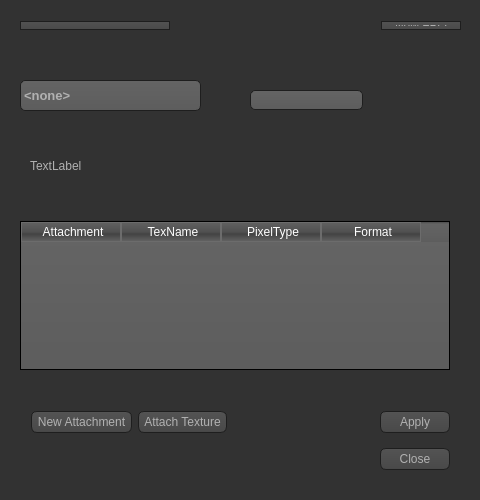
<?xml version="1.0" encoding="UTF-8"?>
<ui version="4.0">
 <class>FrameBufferEditor</class>
 <widget class="QWidget" name="FrameBufferEditor">
  <property name="geometry">
   <rect>
    <x>0</x>
    <y>0</y>
    <width>480</width>
    <height>500</height>
   </rect>
  </property>
  <property name="minimumSize">
   <size>
    <width>480</width>
    <height>500</height>
   </size>
  </property>
  <property name="maximumSize">
   <size>
    <width>16777215</width>
    <height>16777215</height>
   </size>
  </property>
  <property name="mouseTracking">
   <bool>false</bool>
  </property>
  <property name="windowTitle">
   <string>Framebuffer Stage</string>
  </property>
  <property name="styleSheet">
   <string notr="true">QToolTip
{
     border: 1px solid black;
     background-color: #ffa02f;
     padding: 1px;
     border-radius: 3px;
     opacity: 100;
}

QWidget
{
    color: #b1b1b1;
    background-color: #323232;
}

QWidget:item:hover
{
    background-color: QLinearGradient( x1: 0, y1: 0, x2: 0, y2: 1, stop: 0 #ffa02f, stop: 1 #ca0619);
    color: #000000;
}

QWidget:item:selected
{
    background-color: QLinearGradient( x1: 0, y1: 0, x2: 0, y2: 1, stop: 0 #ffa02f, stop: 1 #d7801a);
}

QMenuBar::item
{
    background: transparent;
}

QMenuBar::item:selected
{
    background: transparent;
    border: 1px solid #ffaa00;
}

QMenuBar::item:pressed
{
    background: #444;
    border: 1px solid #000;
    background-color: QLinearGradient(
        x1:0, y1:0,
        x2:0, y2:1,
        stop:1 #212121,
        stop:0.4 #343434/*,
        stop:0.2 #343434,
        stop:0.1 #ffaa00*/
    );
    margin-bottom:-1px;
    padding-bottom:1px;
}

QMenu
{
    border: 1px solid #000;
}

QMenu::item
{
    padding: 2px 20px 2px 20px;
}

QMenu::item:selected
{
    color: #000000;
}

QWidget:disabled
{
    color: #404040;
    background-color: #323232;
}

QAbstractItemView
{
    background-color: QLinearGradient( x1: 0, y1: 0, x2: 0, y2: 1, stop: 0 #4d4d4d, stop: 0.1 #646464, stop: 1 #5d5d5d);
}

QWidget:focus
{
    /*border: 2px solid QLinearGradient( x1: 0, y1: 0, x2: 0, y2: 1, stop: 0 #ffa02f, stop: 1 #d7801a);*/
}

QLineEdit
{
    background-color: QLinearGradient( x1: 0, y1: 0, x2: 0, y2: 1, stop: 0 #4d4d4d, stop: 0 #646464, stop: 1 #5d5d5d);
    padding: 1px;
    border-style: solid;
    border: 1px solid #1e1e1e;
    border-radius: 5;
}

QPushButton
{
    color: #b1b1b1;
    background-color: QLinearGradient( x1: 0, y1: 0, x2: 0, y2: 1, stop: 0 #565656, stop: 0.1 #525252, stop: 0.5 #4e4e4e, stop: 0.9 #4a4a4a, stop: 1 #464646);
    border-width: 1px;
    border-color: #1e1e1e;
    border-style: solid;
    border-radius: 6;
    padding: 3px;
    font-size: 12px;
    padding-left: 5px;
    padding-right: 5px;
}

QPushButton:pressed
{
    background-color: QLinearGradient( x1: 0, y1: 0, x2: 0, y2: 1, stop: 0 #2d2d2d, stop: 0.1 #2b2b2b, stop: 0.5 #292929, stop: 0.9 #282828, stop: 1 #252525);
}

QComboBox
{
    selection-background-color: #ffaa00;
    background-color: QLinearGradient( x1: 0, y1: 0, x2: 0, y2: 1, stop: 0 #565656, stop: 0.1 #525252, stop: 0.5 #4e4e4e, stop: 0.9 #4a4a4a, stop: 1 #464646);
    border-style: solid;
    border: 1px solid #1e1e1e;
    border-radius: 5;
}

QComboBox:hover,QPushButton:hover
{
    border: 2px solid QLinearGradient( x1: 0, y1: 0, x2: 0, y2: 1, stop: 0 #ffa02f, stop: 1 #d7801a);
}


QComboBox:on
{
    padding-top: 3px;
    padding-left: 4px;
    background-color: QLinearGradient( x1: 0, y1: 0, x2: 0, y2: 1, stop: 0 #2d2d2d, stop: 0.1 #2b2b2b, stop: 0.5 #292929, stop: 0.9 #282828, stop: 1 #252525);
    selection-background-color: #ffaa00;
}

QComboBox QAbstractItemView
{
    border: 2px solid darkgray;
    selection-background-color: QLinearGradient( x1: 0, y1: 0, x2: 0, y2: 1, stop: 0 #ffa02f, stop: 1 #d7801a);
}

QComboBox::drop-down
{
     subcontrol-origin: padding;
     subcontrol-position: top right;
     width: 15px;

     border-left-width: 0px;
     border-left-color: darkgray;
     border-left-style: solid; /* just a single line */
     border-top-right-radius: 3px; /* same radius as the QComboBox */
     border-bottom-right-radius: 3px;
 }

QComboBox::down-arrow
{
     image: url(:/down_arrow.png);
}

QGroupBox:focus
{
border: 2px solid QLinearGradient( x1: 0, y1: 0, x2: 0, y2: 1, stop: 0 #ffa02f, stop: 1 #d7801a);
}

QTextEdit:focus
{
    border: 2px solid QLinearGradient( x1: 0, y1: 0, x2: 0, y2: 1, stop: 0 #ffa02f, stop: 1 #d7801a);
}

QScrollBar:horizontal {
     border: 1px solid #222222;
     background: QLinearGradient( x1: 0, y1: 0, x2: 0, y2: 1, stop: 0.0 #121212, stop: 0.2 #282828, stop: 1 #484848);
     height: 7px;
     margin: 0px 16px 0 16px;
}

QScrollBar::handle:horizontal
{
      background: QLinearGradient( x1: 0, y1: 0, x2: 1, y2: 0, stop: 0 #ffa02f, stop: 0.5 #d7801a, stop: 1 #ffa02f);
      min-height: 20px;
      border-radius: 2px;
}

QScrollBar::add-line:horizontal {
      border: 1px solid #1b1b19;
      border-radius: 2px;
      background: QLinearGradient( x1: 0, y1: 0, x2: 1, y2: 0, stop: 0 #ffa02f, stop: 1 #d7801a);
      width: 14px;
      subcontrol-position: right;
      subcontrol-origin: margin;
}

QScrollBar::sub-line:horizontal {
      border: 1px solid #1b1b19;
      border-radius: 2px;
      background: QLinearGradient( x1: 0, y1: 0, x2: 1, y2: 0, stop: 0 #ffa02f, stop: 1 #d7801a);
      width: 14px;
     subcontrol-position: left;
     subcontrol-origin: margin;
}

QScrollBar::right-arrow:horizontal, QScrollBar::left-arrow:horizontal
{
      border: 1px solid black;
      width: 1px;
      height: 1px;
      background: white;
}

QScrollBar::add-page:horizontal, QScrollBar::sub-page:horizontal
{
      background: none;
}

QScrollBar:vertical
{
      background: QLinearGradient( x1: 0, y1: 0, x2: 1, y2: 0, stop: 0.0 #121212, stop: 0.2 #282828, stop: 1 #484848);
      width: 7px;
      margin: 16px 0 16px 0;
      border: 1px solid #222222;
}

QScrollBar::handle:vertical
{
      background: QLinearGradient( x1: 0, y1: 0, x2: 0, y2: 1, stop: 0 #ffa02f, stop: 0.5 #d7801a, stop: 1 #ffa02f);
      min-height: 20px;
      border-radius: 2px;
}

QScrollBar::add-line:vertical
{
      border: 1px solid #1b1b19;
      border-radius: 2px;
      background: QLinearGradient( x1: 0, y1: 0, x2: 0, y2: 1, stop: 0 #ffa02f, stop: 1 #d7801a);
      height: 14px;
      subcontrol-position: bottom;
      subcontrol-origin: margin;
}

QScrollBar::sub-line:vertical
{
      border: 1px solid #1b1b19;
      border-radius: 2px;
      background: QLinearGradient( x1: 0, y1: 0, x2: 0, y2: 1, stop: 0 #d7801a, stop: 1 #ffa02f);
      height: 14px;
      subcontrol-position: top;
      subcontrol-origin: margin;
}

QScrollBar::up-arrow:vertical, QScrollBar::down-arrow:vertical
{
      border: 1px solid black;
      width: 1px;
      height: 1px;
      background: white;
}


QScrollBar::add-page:vertical, QScrollBar::sub-page:vertical
{
      background: none;
}

QTextEdit
{
    background-color: #242424;
}

QPlainTextEdit
{
    background-color: #242424;
}

QHeaderView::section
{
    background-color: QLinearGradient(x1:0, y1:0, x2:0, y2:1, stop:0 #616161, stop: 0.5 #505050, stop: 0.6 #434343, stop:1 #656565);
    color: white;
    padding-left: 4px;
    border: 1px solid #6c6c6c;
}

QCheckBox:disabled
{
color: #414141;
}

QDockWidget::title
{
    text-align: center;
    spacing: 3px; /* spacing between items in the tool bar */
    background-color: QLinearGradient(x1:0, y1:0, x2:0, y2:1, stop:0 #323232, stop: 0.5 #242424, stop:1 #323232);
}

QDockWidget::close-button, QDockWidget::float-button
{
    text-align: center;
    spacing: 1px; /* spacing between items in the tool bar */
    background-color: QLinearGradient(x1:0, y1:0, x2:0, y2:1, stop:0 #323232, stop: 0.5 #242424, stop:1 #323232);
}

QDockWidget::close-button:hover, QDockWidget::float-button:hover
{
    background: #242424;
}

QDockWidget::close-button:pressed, QDockWidget::float-button:pressed
{
    padding: 1px -1px -1px 1px;
}

QMainWindow::separator
{
    background-color: QLinearGradient(x1:0, y1:0, x2:0, y2:1, stop:0 #161616, stop: 0.5 #151515, stop: 0.6 #212121, stop:1 #343434);
    color: white;
    padding-left: 4px;
    border: 1px solid #4c4c4c;
    spacing: 3px; /* spacing between items in the tool bar */
}

QMainWindow::separator:hover
{

    background-color: QLinearGradient(x1:0, y1:0, x2:0, y2:1, stop:0 #d7801a, stop:0.5 #b56c17 stop:1 #ffa02f);
    color: white;
    padding-left: 4px;
    border: 1px solid #6c6c6c;
    spacing: 3px; /* spacing between items in the tool bar */
}

QToolBar::handle
{
     spacing: 3px; /* spacing between items in the tool bar */
     background: url(:/images/handle.png);
}

QMenu::separator
{
    height: 2px;
    background-color: QLinearGradient(x1:0, y1:0, x2:0, y2:1, stop:0 #161616, stop: 0.5 #151515, stop: 0.6 #212121, stop:1 #343434);
    color: white;
    padding-left: 4px;
    margin-left: 10px;
    margin-right: 5px;
}

QProgressBar
{
    border: 2px solid grey;
    border-radius: 5px;
    text-align: center;
}

QProgressBar::chunk
{
    background-color: #d7801a;
    width: 2.15px;
    margin: 0.5px;
}

QTabBar::tab {
    color: #b1b1b1;
    border: 1px solid #444;
    border-bottom-style: none;
    background-color: #323232;
    padding-left: 10px;
    padding-right: 10px;
    padding-top: 3px;
    padding-bottom: 2px;
    margin-right: -1px;
}

QTabWidget::pane {
    border: 1px solid #444;
    top: 1px;
}

QTabBar::tab:last
{
    margin-right: 0; /* the last selected tab has nothing to overlap with on the right */
    border-top-right-radius: 3px;
}

QTabBar::tab:first:!selected
{
 margin-left: 0px; /* the last selected tab has nothing to overlap with on the right */


    border-top-left-radius: 3px;
}

QTabBar::tab:!selected
{
    color: #b1b1b1;
    border-bottom-style: solid;
    margin-top: 3px;
    background-color: QLinearGradient(x1:0, y1:0, x2:0, y2:1, stop:1 #212121, stop:.4 #343434);
}

QTabBar::tab:selected
{
    border-top-left-radius: 3px;
    border-top-right-radius: 3px;
    margin-bottom: 0px;
}

QTabBar::tab:!selected:hover
{
    /*border-top: 2px solid #ffaa00;
    padding-bottom: 3px;*/
    border-top-left-radius: 3px;
    border-top-right-radius: 3px;
    background-color: QLinearGradient(x1:0, y1:0, x2:0, y2:1, stop:1 #212121, stop:0.4 #343434, stop:0.2 #343434, stop:0.1 #ffaa00);
}

QRadioButton::indicator:checked, QRadioButton::indicator:unchecked{
    color: #b1b1b1;
    background-color: #323232;
    border: 1px solid #b1b1b1;
    border-radius: 6px;
}

QRadioButton::indicator:checked
{
    background-color: qradialgradient(
        cx: 0.5, cy: 0.5,
        fx: 0.5, fy: 0.5,
        radius: 1.0,
        stop: 0.25 #ffaa00,
        stop: 0.3 #323232
    );
}

QCheckBox::indicator{
    color: #b1b1b1;
    background-color: #323232;
    border: 1px solid #b1b1b1;
    width: 9px;
    height: 9px;
}

QRadioButton::indicator
{
    border-radius: 6px;
}

QRadioButton::indicator:hover, QCheckBox::indicator:hover
{
    border: 1px solid #ffaa00;
}

QCheckBox::indicator:checked
{
    image:url(:/images/checkbox.png);
}

QCheckBox::indicator:disabled, QRadioButton::indicator:disabled
{
    border: 1px solid #444;
}</string>
  </property>
  <property name="locale">
   <locale language="English" country="UnitedStates"/>
  </property>
  <widget class="QLineEdit" name="nameEdit">
   <property name="geometry">
    <rect>
     <x>20</x>
     <y>80</y>
     <width>181</width>
     <height>31</height>
    </rect>
   </property>
   <property name="font">
    <font>
     <family>Arial</family>
     <pointsize>10</pointsize>
     <weight>75</weight>
     <bold>true</bold>
    </font>
   </property>
   <property name="text">
    <string>&lt;none&gt;</string>
   </property>
  </widget>
  <widget class="QWidget" name="horizontalLayoutWidget">
   <property name="geometry">
    <rect>
     <x>20</x>
     <y>10</y>
     <width>441</width>
     <height>31</height>
    </rect>
   </property>
   <layout class="QHBoxLayout" name="topLayout">
    <property name="leftMargin">
     <number>0</number>
    </property>
    <property name="rightMargin">
     <number>0</number>
    </property>
    <item>
     <widget class="QComboBox" name="framebufferselect">
      <property name="minimumSize">
       <size>
        <width>150</width>
        <height>0</height>
       </size>
      </property>
      <property name="editable">
       <bool>false</bool>
      </property>
     </widget>
    </item>
    <item>
     <spacer name="horizontalSpacer">
      <property name="orientation">
       <enum>Qt::Horizontal</enum>
      </property>
      <property name="sizeHint" stdset="0">
       <size>
        <width>40</width>
        <height>20</height>
       </size>
      </property>
     </spacer>
    </item>
    <item>
     <widget class="QPushButton" name="newbutton">
      <property name="sizePolicy">
       <sizepolicy hsizetype="Fixed" vsizetype="Fixed">
        <horstretch>0</horstretch>
        <verstretch>0</verstretch>
       </sizepolicy>
      </property>
      <property name="minimumSize">
       <size>
        <width>80</width>
        <height>0</height>
       </size>
      </property>
      <property name="text">
       <string>New FBO</string>
      </property>
      <property name="checkable">
       <bool>false</bool>
      </property>
     </widget>
    </item>
   </layout>
  </widget>
  <widget class="QWidget" name="horizontalLayoutWidget_2">
   <property name="geometry">
    <rect>
     <x>0</x>
     <y>50</y>
     <width>481</width>
     <height>21</height>
    </rect>
   </property>
   <layout class="QHBoxLayout" name="lineLayout">
    <property name="sizeConstraint">
     <enum>QLayout::SetDefaultConstraint</enum>
    </property>
    <item>
     <widget class="Line" name="line">
      <property name="orientation">
       <enum>Qt::Horizontal</enum>
      </property>
     </widget>
    </item>
   </layout>
  </widget>
  <widget class="QWidget" name="gridLayoutWidget">
   <property name="geometry">
    <rect>
     <x>20</x>
     <y>400</y>
     <width>441</width>
     <height>81</height>
    </rect>
   </property>
   <layout class="QGridLayout" name="gridLayout">
    <item row="0" column="3">
     <widget class="QPushButton" name="applyButton">
      <property name="minimumSize">
       <size>
        <width>70</width>
        <height>0</height>
       </size>
      </property>
      <property name="text">
       <string>Apply</string>
      </property>
     </widget>
    </item>
    <item row="0" column="0">
     <widget class="QPushButton" name="newattach">
      <property name="text">
       <string>New Attachment</string>
      </property>
     </widget>
    </item>
    <item row="1" column="3">
     <spacer name="verticalSpacer">
      <property name="orientation">
       <enum>Qt::Vertical</enum>
      </property>
      <property name="sizeHint" stdset="0">
       <size>
        <width>20</width>
        <height>40</height>
       </size>
      </property>
     </spacer>
    </item>
    <item row="2" column="3">
     <widget class="QPushButton" name="closeButton">
      <property name="sizePolicy">
       <sizepolicy hsizetype="Fixed" vsizetype="Fixed">
        <horstretch>0</horstretch>
        <verstretch>0</verstretch>
       </sizepolicy>
      </property>
      <property name="minimumSize">
       <size>
        <width>70</width>
        <height>0</height>
       </size>
      </property>
      <property name="text">
       <string>Close</string>
      </property>
     </widget>
    </item>
    <item row="0" column="2">
     <spacer name="horizontalSpacer_2">
      <property name="orientation">
       <enum>Qt::Horizontal</enum>
      </property>
      <property name="sizeHint" stdset="0">
       <size>
        <width>40</width>
        <height>20</height>
       </size>
      </property>
     </spacer>
    </item>
    <item row="0" column="1">
     <widget class="QPushButton" name="pushButton">
      <property name="text">
       <string>Attach Texture</string>
      </property>
     </widget>
    </item>
   </layout>
  </widget>
  <widget class="QWidget" name="horizontalLayoutWidget_3">
   <property name="geometry">
    <rect>
     <x>20</x>
     <y>210</y>
     <width>441</width>
     <height>171</height>
    </rect>
   </property>
   <layout class="QHBoxLayout" name="horizontalLayout_3">
    <property name="leftMargin">
     <number>0</number>
    </property>
    <item>
     <widget class="QTableWidget" name="tableWidget">
      <property name="horizontalScrollBarPolicy">
       <enum>Qt::ScrollBarAsNeeded</enum>
      </property>
      <property name="cornerButtonEnabled">
       <bool>false</bool>
      </property>
      <column>
       <property name="text">
        <string>Attachment</string>
       </property>
      </column>
      <column>
       <property name="text">
        <string>TexName</string>
       </property>
      </column>
      <column>
       <property name="text">
        <string>PixelType</string>
       </property>
      </column>
      <column>
       <property name="text">
        <string>Format</string>
       </property>
      </column>
     </widget>
    </item>
   </layout>
  </widget>
  <widget class="QLineEdit" name="lineEdit">
   <property name="geometry">
    <rect>
     <x>250</x>
     <y>90</y>
     <width>113</width>
     <height>20</height>
    </rect>
   </property>
  </widget>
  <widget class="QLabel" name="label">
   <property name="geometry">
    <rect>
     <x>30</x>
     <y>150</y>
     <width>91</width>
     <height>31</height>
    </rect>
   </property>
   <property name="text">
    <string>TextLabel</string>
   </property>
   <property name="textInteractionFlags">
    <set>Qt::LinksAccessibleByMouse|Qt::TextEditable</set>
   </property>
  </widget>
 </widget>
 <layoutdefault spacing="6" margin="11"/>
 <resources/>
 <connections>
  <connection>
   <sender>closeButton</sender>
   <signal>clicked()</signal>
   <receiver>FrameBufferEditor</receiver>
   <slot>close()</slot>
   <hints>
    <hint type="sourcelabel">
     <x>347</x>
     <y>561</y>
    </hint>
    <hint type="destinationlabel">
     <x>199</x>
     <y>294</y>
    </hint>
   </hints>
  </connection>
 </connections>
</ui>
